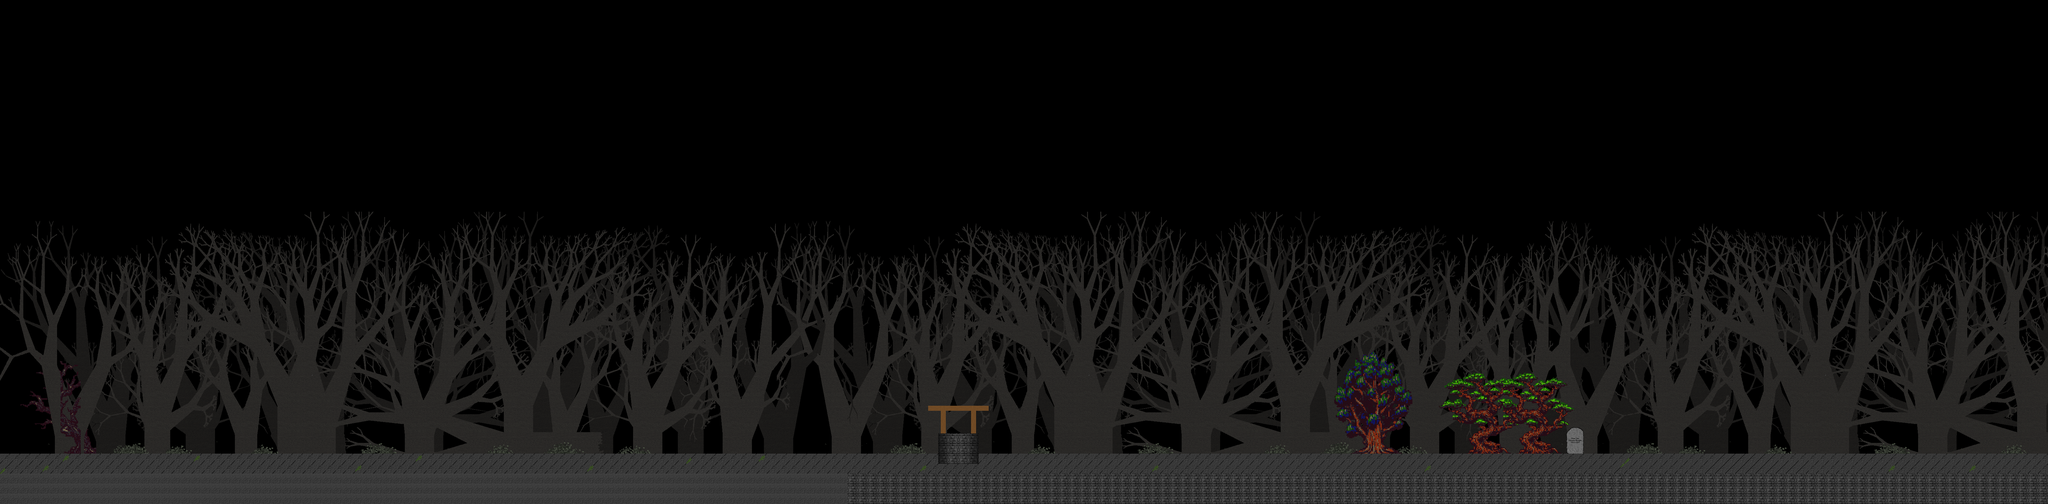

Rendered tile map (Tiled .tmx) drawn with the repository's tilesets; below, a short description and the map source with its tile grids summarised:
An orthogonal 203x50 tile map with 32x32 px tiles, 10 tile layers (back800, backbackground, back128, uninteractable, ...), 3 tilesets.

<map version="1.0" orientation="orthogonal" renderorder="right-down" width="203" height="50" tilewidth="32" tileheight="32" nextobjectid="1">
 <tileset firstgid="1" name="tiles32" tilewidth="32" tileheight="32" tilecount="256">
  <image source="level.png" width="1024" height="256" />
  <tile id="4">
   <properties>
    <property name="type" value="STAIRS" />
   </properties>
  </tile>
  <tile id="5">
   <properties>
    <property name="type" value="STAIRS" />
   </properties>
  </tile>
  <tile id="43">
   <properties>
    <property name="smokegen" value="" />
   </properties>
  </tile>
 </tileset>
 <tileset firstgid="257" name="tiles128" tilewidth="128" tileheight="128" tilecount="128">
  <image source="level128.png" width="1024" height="2048" />
 </tileset>
 <tileset firstgid="385" name="tilesBGF" tilewidth="128" tileheight="128" tilecount="256">
  <image source="level800.png" width="2048" height="2048" />
 </tileset>
 <layer name="back800" width="203" height="50">
  <properties>
   <property name="128" value="" />
   <property name="bg" value="" />
  </properties>
  <data>[10150 cells, 386 non-empty, 154 distinct tile ids]</data>
 </layer>
 <layer name="backbackground" width="203" height="50">
  <properties>
   <property name="" value="" />
  </properties>
  <data>[10150 cells, 199 non-empty, 5 distinct tile ids]</data>
 </layer>
 <layer name="back128" width="203" height="50">
  <properties>
   <property name="128" value="" />
  </properties>
  <data>[10150 cells, 16 non-empty, 12 distinct tile ids]</data>
 </layer>
 <layer name="uninteractable" width="203" height="50">
  <data>[10150 cells, 631 non-empty, 8 distinct tile ids]</data>
 </layer>
 <layer name="dynamicbackground" width="203" height="50">
  <properties>
   <property name="dynamic" value="" />
  </properties>
  <data>[10150 cells, 0 non-empty, 0 distinct tile ids]</data>
 </layer>
 <layer name="platforms" width="203" height="50">
  <properties>
   <property name="PLATFORMS" value="" />
   <property name="collide" value="" />
  </properties>
  <data>[10150 cells, 203 non-empty, 6 distinct tile ids]</data>
 </layer>
 <layer name="walls" width="203" height="50">
  <properties>
   <property name="WALLS" value="" />
   <property name="collide" value="" />
   <property name="player" value="" />
  </properties>
  <data>[10150 cells, 0 non-empty, 0 distinct tile ids]</data>
 </layer>
 <layer name="foregroundTrans" width="203" height="50">
  <data>[10150 cells, 0 non-empty, 0 distinct tile ids]</data>
 </layer>
 <layer name="foreground" width="203" height="50">
  <data>[10150 cells, 0 non-empty, 0 distinct tile ids]</data>
 </layer>
 <layer name="dynamicforeground" width="203" height="50">
  <properties>
   <property name="dynamic" value="" />
  </properties>
  <data>[10150 cells, 0 non-empty, 0 distinct tile ids]</data>
 </layer>
</map>
